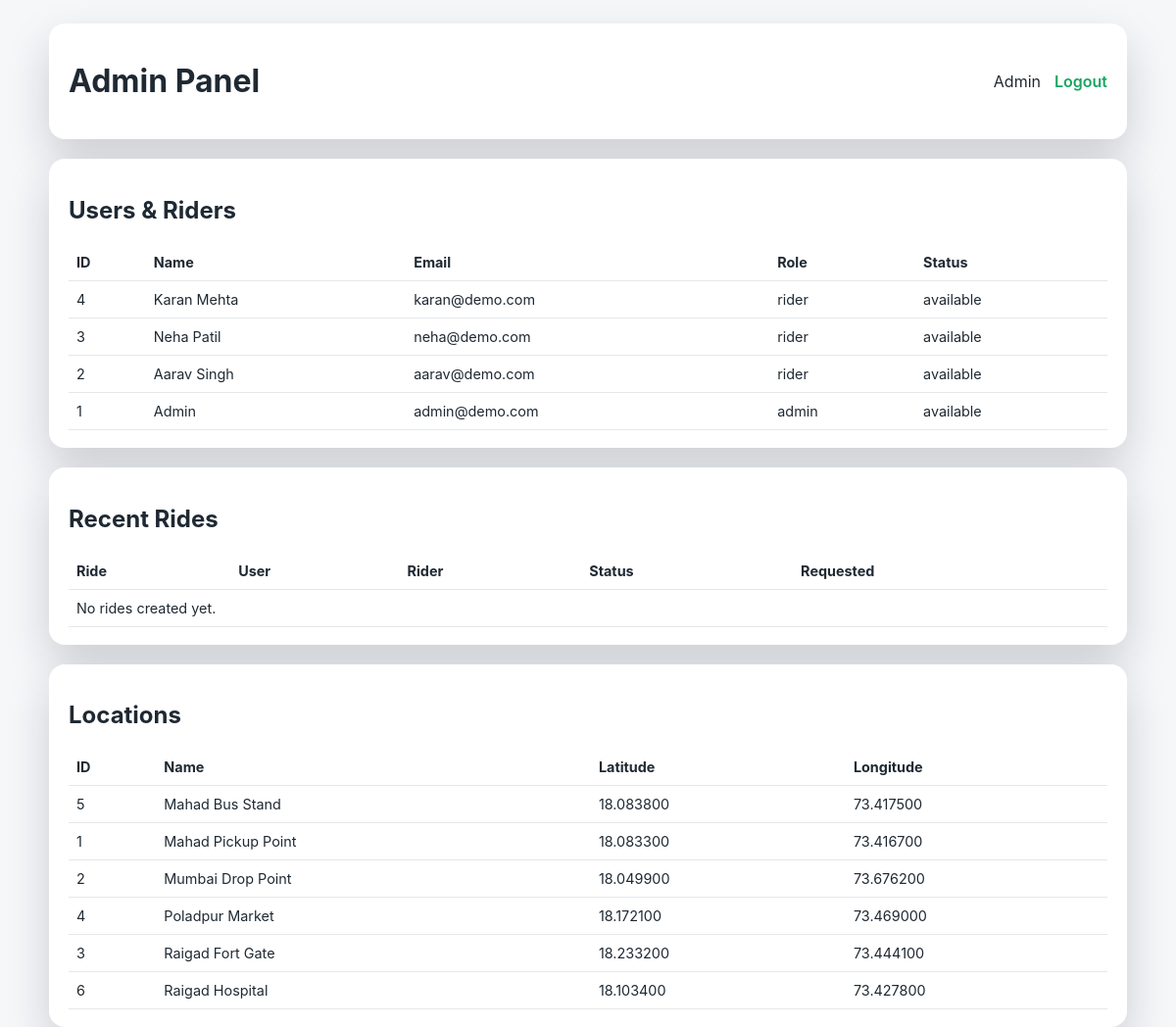
/admin/index.php (signed in), run on the app's committed database.
### tables this page shows
CREATE TABLE IF NOT EXISTS users (
    id INT UNSIGNED AUTO_INCREMENT PRIMARY KEY,
    name VARCHAR(80) NOT NULL,
    email VARCHAR(120) NOT NULL UNIQUE,
    password_hash VARCHAR(255) NOT NULL,
    role ENUM('user', 'rider', 'admin') NOT NULL DEFAULT 'user',
    rating DECIMAL(2, 1) NOT NULL DEFAULT 4.8,
    vehicle_type VARCHAR(40) DEFAULT NULL,
    status VARCHAR(20) NOT NULL DEFAULT 'available',
    lat DECIMAL(10, 6) DEFAULT NULL,
    lng DECIMAL(10, 6) DEFAULT NULL,
    created_at TIMESTAMP DEFAULT CURRENT_TIMESTAMP
);

CREATE TABLE IF NOT EXISTS locations (
    id INT UNSIGNED AUTO_INCREMENT PRIMARY KEY,
    name VARCHAR(120) NOT NULL,
    lat DECIMAL(10, 6) NOT NULL,
    lng DECIMAL(10, 6) NOT NULL
);

### lib/auth.php (called while the page is built, shortened)
<?php
function currentUser(): ?array
{
    return $_SESSION['user'] ?? null;
}

### admin/index.php (the view, shortened to what this page needs)
<?php
require_once __DIR__ . '/../lib/auth.php';
$users = $pdo->query('SELECT id, name, email, role, status FROM users ORDER BY id DESC')->fetchAll();
$rides = $pdo->query(
    'SELECT rides.id, rides.status, rides.created_at, riders.name AS rider_name, users.name AS user_name
     FROM rides
     JOIN users ON users.id = rides.user_id
     LEFT JOIN users riders ON riders.id = rides.rider_id
     ORDER BY rides.id DESC'
)->fetchAll();
$locations = $pdo->query('SELECT id, name, lat, lng FROM locations ORDER BY name')->fetchAll();
?>
<!DOCTYPE html>
<html lang="en">
<head>
  <link rel="stylesheet" href="../assets/css/style.css">
</head>
<body class="dashboard-body">
  <div class="dashboard-shell">
    <header class="dashboard-header">
      <h1>Admin Panel</h1>
      <div class="dashboard-actions">
        <span><?php echo htmlspecialchars(currentUser()['name'], ENT_QUOTES); ?></span>
        <a href="../logout.php">Logout</a>
      </div>
    </header>
    <section class="dashboard-card">
      <h2>Users & Riders</h2>
      <table>
        <thead>
          <tr>
            <th>ID</th>
            <th>Name</th>
            <th>Email</th>
            <th>Role</th>
            <th>Status</th>
          </tr>
        </thead>
        <tbody>
          <?php foreach ($users as $user): ?>
            <tr>
              <td><?php echo htmlspecialchars($user['id'], ENT_QUOTES); ?></td>
              <td><?php echo htmlspecialchars($user['name'], ENT_QUOTES); ?></td>
              <td><?php echo htmlspecialchars($user['email'], ENT_QUOTES); ?></td>
              <td><?php echo htmlspecialchars($user['role'], ENT_QUOTES); ?></td>
              <td><?php echo htmlspecialchars($user['status'], ENT_QUOTES); ?></td>
            </tr>
          <?php endforeach; ?>
        </tbody>
      </table>
    </section>
    <section class="dashboard-card">
      <h2>Recent Rides</h2>
      <table>
        <thead>
          <tr>
            <th>Ride</th>
            <th>User</th>
            <th>Rider</th>
            <th>Status</th>
            <th>Requested</th>
          </tr>
        </thead>
        <tbody>
          <?php if (!$rides): ?>
            <tr>
              <td colspan="5">No rides created yet.</td>
            </tr>
          <?php endif; ?>
        </tbody>
      </table>
    </section>
    <section class="dashboard-card">
      <h2>Locations</h2>
      <table>
        <thead>
          <tr>
            <th>ID</th>
            <th>Name</th>
            <th>Latitude</th>
            <th>Longitude</th>
          </tr>
        </thead>
        <tbody>
          <?php foreach ($locations as $location): ?>
            <tr>
              <td><?php echo htmlspecialchars($location['id'], ENT_QUOTES); ?></td>
              <td><?php echo htmlspecialchars($location['name'], ENT_QUOTES); ?></td>
              <td><?php echo htmlspecialchars($location['lat'], ENT_QUOTES); ?></td>
              <td><?php echo htmlspecialchars($location['lng'], ENT_QUOTES); ?></td>
            </tr>
          <?php endforeach; ?>
        </tbody>
      </table>
    </section>
  </div>
</body>
</html>

### assets/css/style.css (style rules this page uses)
:root { color-scheme: light; --brand: #1dbf73; --brand-dark: #17a560; --brand-accent: #f4c430; --text: #1f2933; --muted: #6b7280; --surface: #ffffff; --surface-alt: #f6f7f9; --shadow: 0 20px 45px rgba(15, 23, 42, 0.18); }
* { box-sizing: border-box; }
html, body { margin: 0; height: 100%; background: var(--surface-alt); font-family: "Inter", system-ui, -apple-system, BlinkMacSystemFont, "Segoe UI", sans-serif; color: var(--text); }
.dashboard-body { background: var(--surface-alt); min-height: 100vh; }
.dashboard-shell { width: min(92vw, 1100px); margin: 24px auto; display: grid; gap: 20px; }
.dashboard-header { display: flex; justify-content: space-between; align-items: center; background: var(--surface); padding: 18px 20px; border-radius: 16px; box-shadow: var(--shadow); }
.dashboard-actions { display: flex; gap: 14px; align-items: center; }
.dashboard-actions a { color: var(--brand-dark); text-decoration: none; font-weight: 600; }
.dashboard-card { background: var(--surface); padding: 18px 20px; border-radius: 16px; box-shadow: var(--shadow); }
.dashboard-card table { width: 100%; border-collapse: collapse; font-size: 0.9rem; }
.dashboard-card th, .dashboard-card td { padding: 10px 8px; text-align: left; border-bottom: 1px solid #e5e7eb; }

### data on the page
users: name "Admin", id "1", email "admin@demo.com", role "admin", status "available"
users: id "4", name "Karan Mehta", email "karan@demo.com", role "rider", status "available"
users: id "3", name "Neha Patil", email "neha@demo.com", role "rider", status "available"
users: id "2", name "Aarav Singh", email "aarav@demo.com", role "rider", status "available"
locations: id "5", name "Mahad Bus Stand", lat "18.083800", lng "73.417500"
locations: id "1", name "Mahad Pickup Point", lat "18.083300", lng "73.416700"
locations: id "2", name "Mumbai Drop Point", lat "18.049900", lng "73.676200"
locations: id "4", name "Poladpur Market", lat "18.172100", lng "73.469000"
locations: id "3", name "Raigad Fort Gate", lat "18.233200", lng "73.444100"
locations: id "6", name "Raigad Hospital", lat "18.103400", lng "73.427800"
